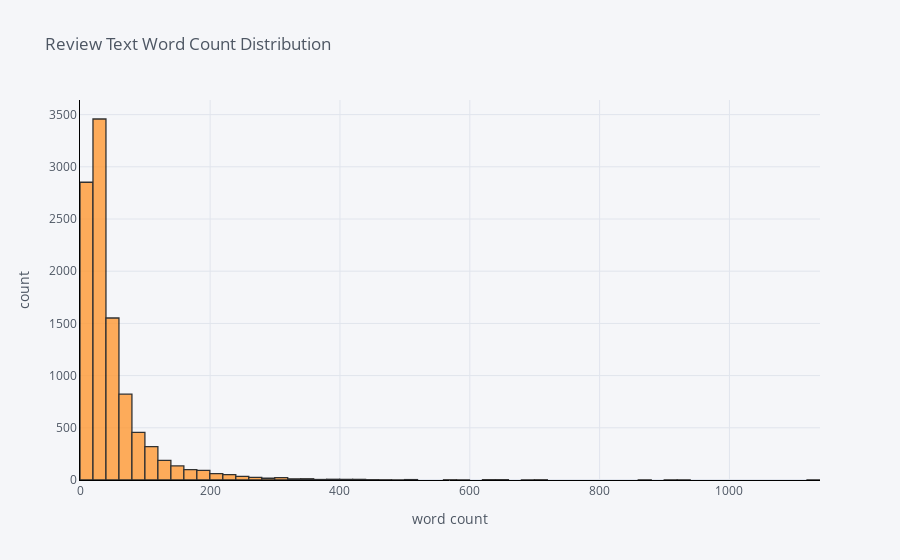

Notebook code cell kept with this figure:
### Markdown cell above
Review Text Word Count Distribution

### Code cell
process_reviews['word_count'].iplot(
    kind='hist',
    bins=100,
    xTitle='word count',
    linecolor='black',
    yTitle='count',
    title='Review Text Word Count Distribution')

### Figure 1 — Plotly figure (JSON) as saved in the notebook; plotly's stock layout.template omitted (floating-point values rounded to 4 significant figures; data arrays with more than 128 entries replaced by an {"elided": "..."} marker saying what was removed)
{"data": [{"opacity": 0.8, "name": "word_count", "histnorm": "", "nbinsx": 100, "histfunc": "count", "marker": {"color": "rgba(255, 153, 51, 1.0)", "line": {"color": "#000000", "width": 1.3}}, "x": {"elided": "10261 int values"}, "type": "histogram", "orientation": "v"}], "layout": {"xaxis": {"tickfont": {"color": "#4D5663"}, "title": {"text": "word count", "font": {"color": "#4D5663"}}, "showgrid": true, "zerolinecolor": "#E1E5ED", "gridcolor": "#E1E5ED", "linecolor": "black"}, "title": {"text": "Review Text Word Count Distribution", "font": {"color": "#4D5663"}}, "paper_bgcolor": "#F5F6F9", "plot_bgcolor": "#F5F6F9", "yaxis": {"tickfont": {"color": "#4D5663"}, "title": {"text": "count", "font": {"color": "#4D5663"}}, "showgrid": true, "zerolinecolor": "#E1E5ED", "gridcolor": "#E1E5ED", "linecolor": "black"}, "barmode": "overlay", "legend": {"bgcolor": "#F5F6F9", "font": {"color": "#4D5663"}}}}
